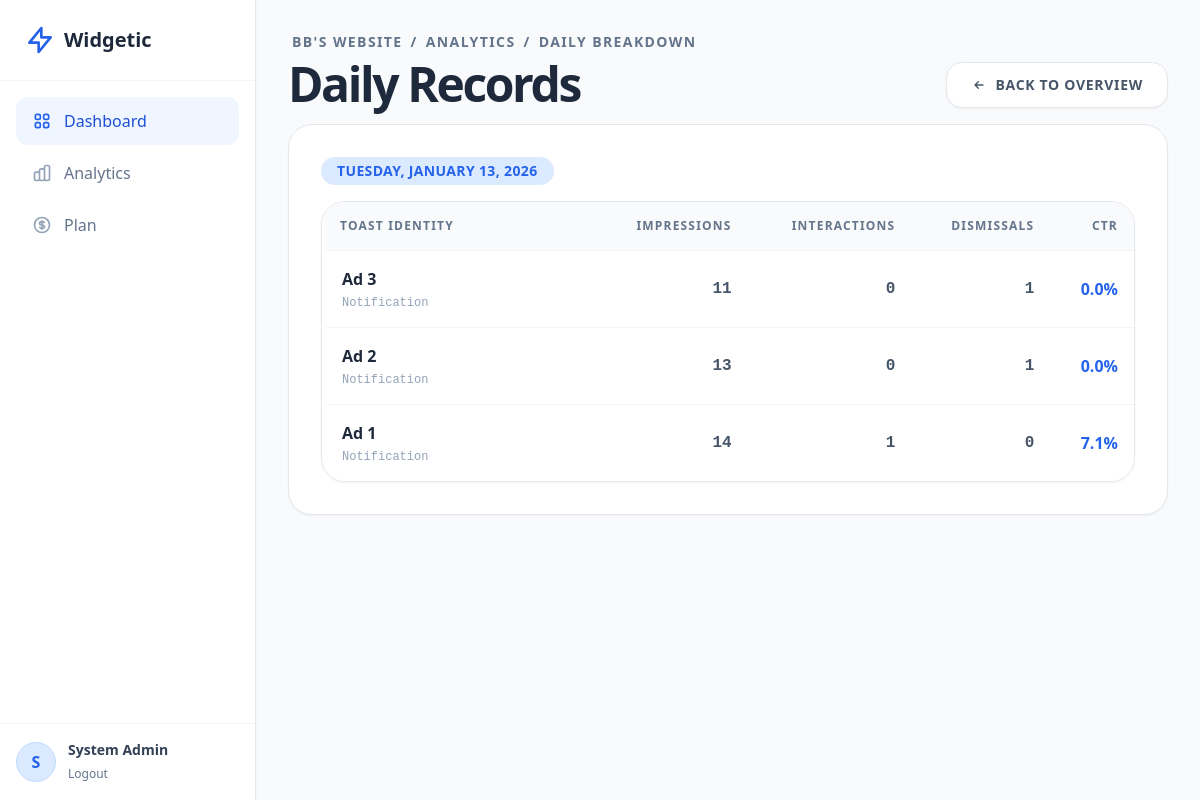
Page /website/f5e50cc9-fe0e-44d8-b92a-81133b4ff9e6/analytics/table (signed in) on the committed database.
### models.py (models this page shows)
class User(UserMixin, db.Model):
    id = db.Column(db.String(36), primary_key=True, default=lambda: str(uuid.uuid4()))
    email = db.Column(db.String(120), unique=True, nullable=False, index=True)
    password_hash = db.Column(db.String(128))
    name = db.Column(db.String(100))
    global_role = db.Column(db.Enum(GlobalRole), default=GlobalRole.USER)
    status = db.Column(db.Enum(UserStatus), default=UserStatus.ACTIVE)
    created_widgets = db.relationship('Widget', backref='creator', lazy=True, foreign_keys='Widget.created_by_id')
    created_at = db.Column(db.DateTime, default=datetime.utcnow)
    websites = db.relationship('WebsiteMember', backref='user', lazy=True)
    created_at = db.Column(db.DateTime, default=datetime.utcnow)
    updated_at = db.Column(db.DateTime, default=datetime.utcnow, onupdate=datetime.utcnow)

class Website(db.Model):
    id = db.Column(db.String(36), primary_key=True, default=lambda: str(uuid.uuid4()))
    public_key = db.Column(db.String(36), unique=True, default=lambda: str(uuid.uuid4()), index=True)
    name = db.Column(db.String(100), nullable=False)
    domain = db.Column(db.String(255)) # e.g., https://example.com
    created_at = db.Column(db.DateTime, default=datetime.utcnow)
    settings = db.Column(db.JSON, default={})
    max_widgets = db.Column(db.Integer, default=3)
    members = db.relationship('WebsiteMember', backref='website', lazy=True)
    widgets = db.relationship('Widget', backref='website', lazy=True)

class Widget(db.Model):
    id = db.Column(db.String(36), primary_key=True, default=lambda: str(uuid.uuid4()))
    public_key = db.Column(db.String(36), unique=True, default=lambda: str(uuid.uuid4()), index=True)
    website_id = db.Column(db.String(36), db.ForeignKey('website.id'), nullable=False)
    name = db.Column(db.String(100), nullable=False)
    type = db.Column(db.Enum(WidgetType), default=WidgetType.NOTIFICATION)
    status = db.Column(db.Enum(WidgetStatus), default=WidgetStatus.DRAFT)
    position = db.Column(db.Enum(WidgetPosition), default=WidgetPosition.BOTTOM_RIGHT)
    content = db.Column(db.JSON, nullable=False)
    style = db.Column(db.JSON, nullable=True)
    views = db.Column(db.Integer, default=0)
    clicks = db.Column(db.Integer, default=0)
    dismissals = db.Column(db.Integer, default=0)
    created_by_id = db.Column(db.String(36), db.ForeignKey('user.id'), nullable=False)
    created_at = db.Column(db.DateTime, default=datetime.utcnow)
    updated_at = db.Column(db.DateTime, default=datetime.utcnow, onupdate=datetime.utcnow)

### app.py (the view)
@app.route('/website/<website_id>/analytics/table')
@login_required
def website_analytics_table(website_id):
    website = Website.query.get_or_404(website_id)
    member = WebsiteMember.query.filter_by(user_id=current_user.id, website_id=website.id).first()
    if not member and current_user.global_role != GlobalRole.SUPERADMIN:
        flash("Unauthorized")
        return redirect(url_for('dashboard'))
    results = db.session.query(
        Analytics.date,
        Widget,
        func.sum(Analytics.views).label('views'),
        func.sum(Analytics.clicks).label('clicks'),
        func.sum(Analytics.dismissals).label('dismissals')
    ).join(Widget).filter(
        Widget.website_id == website.id
    ).group_by(
        Analytics.date, Widget.id
    ).order_by(
        Analytics.date.desc()
    ).all()
    grouped_data = {}
    for r in results:
        date_key = r[0]
        stat = {
            'views': r[2] or 0,
            'clicks': r[3] or 0,
            'dismissals': r[4] or 0
        }
        if date_key not in grouped_data:
            grouped_data[date_key] = []
        grouped_data[date_key].append((stat, r[1]))
    sorted_dates = sorted(grouped_data.keys(), reverse=True)
    return render_template('dashboard/analytics_table.html', website=website, grouped_data=grouped_data, sorted_dates=sorted_dates)

### app.py (called while the page is built)
@login_manager.user_loader
def load_user(user_id):
    return User.query.get(user_id)

### templates/dashboard/analytics_table.html (shortened to what this page needs)
{% extends "base.html" %}
{% block content %}
<div class="max-w-6xl mx-auto">
    <div class="mb-4 flex justify-between items-end">
        <div>
            <div class="flex items-center gap-2 text-sm text-slate-500 mb-2 font-bold uppercase tracking-widest px-1">
                <a href="{{ url_for('website_detail', website_id=website.id) }}" class="hover:text-blue-600 transition-colors">{{ website.name }}</a>
                <span>/</span>
                <a href="{{ url_for('website_analytics', website_id=website.id) }}" class="hover:text-blue-600 transition-colors">Analytics</a>
                <span>/</span>
                <span>Daily Breakdown</span>
            </div>
            <h1 class="text-5xl font-black text-slate-800 tracking-tighter">Daily Records</h1>
        </div>
        <div>
             <a href="{{ url_for('website_analytics', website_id=website.id) }}" class="bg-white border border-gray-200 text-slate-600 px-6 py-3 rounded-2xl hover:bg-gray-50 hover:text-slate-800 transition-all font-bold shadow-sm flex items-center gap-2 text-sm uppercase tracking-wider">
                <svg class="w-4 h-4" fill="none" stroke="currentColor" viewBox="0 0 24 24"><path stroke-linecap="round" stroke-linejoin="round" stroke-width="2" d="M11 17l-5-5m0 0l5-5m-5 5h12"></path></svg>
                Back to Overview
            </a>
        </div>
    </div>
    <div class="bg-white rounded-3xl border border-gray-200 shadow-sm overflow-hidden">
        {% if sorted_dates %}
        <div class="space-y-12 p-8">
            {% for date in sorted_dates %}
            <div>
                <h3 class="text-xl font-bold text-slate-800 mb-4 flex items-center gap-3">
                    <span class="bg-blue-100 text-blue-600 px-4 py-1 rounded-full text-sm uppercase tracking-wide">{{ date.strftime('%A, %B %d, %Y') }}</span>
                </h3>
                <div class="overflow-x-auto rounded-3xl border border-gray-200 shadow-sm">
                    <table class="w-full text-left border-collapse">
                        <thead>
                            <tr class="bg-gray-50 border-b border-gray-100">
                                <th class="p-4 text-xs font-bold text-slate-500 uppercase tracking-widest whitespace-nowrap w-1/3">Toast Identity</th>
                                <th class="p-4 text-xs font-bold text-slate-500 uppercase tracking-widest text-right">Impressions</th>
                                <th class="p-4 text-xs font-bold text-slate-500 uppercase tracking-widest text-right">Interactions</th>
                                <th class="p-4 text-xs font-bold text-slate-500 uppercase tracking-widest text-right">Dismissals</th>
                                <th class="p-4 text-xs font-bold text-slate-500 uppercase tracking-widest text-right">CTR</th>
                            </tr>
                        </thead>
                        <tbody class="divide-y divide-gray-100 bg-white">
                            {% for stat, widget in grouped_data[date] %}
                            <tr class="group hover:bg-blue-50/50 transition-colors">
                                <td class="p-4 border-l-4 border-transparent group-hover:border-blue-500">
                                    <div class="font-bold text-slate-800">{{ widget.name }}</div>
                                    <div class="text-xs text-slate-400 font-mono mt-1">{{ widget.type.name.replace('_', ' ')|title }}</div>
                                </td>
                                <td class="p-4 text-right font-mono text-slate-600 font-bold">{{ stat.views }}</td>
                                <td class="p-4 text-right font-mono text-slate-600 font-bold">{{ stat.clicks }}</td>
                                <td class="p-4 text-right font-mono text-slate-600 font-bold">{{ stat.dismissals }}</td>
                                <td class="p-4 text-right font-bold text-blue-600">
                                    {% if stat.views > 0 %}
                                        {{ "%.1f"|format(stat.clicks / stat.views * 100) }}%
                                    {% else %}
                                        0.0%
                                    {% endif %}
                                </td>
                            </tr>
                            {% endfor %}
                        </tbody>
                    </table>
                </div>
            </div>
            {% endfor %}
        </div>
        {% endif %}
    </div>
</div>
{% endblock %}

### templates/base.html (shortened to what this page needs)
<!DOCTYPE html>
<html lang="en">
<head>
    <script src="https://cdn.tailwindcss.com?plugins=forms,typography"></script>
</head>
<body class="bg-slate-50 text-slate-600 h-screen flex overflow-hidden">
    {% if current_user.is_authenticated %}
    <aside class="w-64 bg-white border-r border-gray-200 flex flex-col z-20 shadow-sm">
        <div class="p-6 border-b border-gray-100">
            <a href="{{ url_for('dashboard') }}" class="flex items-center gap-2 text-xl font-bold text-slate-800">
                <svg class="w-8 h-8 text-blue-600" width="32" height="32" fill="none" stroke="currentColor" viewBox="0 0 24 24">
                    <path stroke-linecap="round" stroke-linejoin="round" stroke-width="2" d="M13 10V3L4 14h7v7l9-11h-7z"></path>
                </svg>
                Widgetic
            </a>
        </div>
        <nav class="flex-grow p-4 space-y-1">
            <a href="{{ url_for('dashboard') }}" class="flex items-center gap-3 px-4 py-3 text-blue-700 bg-blue-50 rounded-xl hover:bg-blue-100 transition-all duration-200 group font-medium">
                <span>Dashboard</span>
            </a>
            {% if website and website.id %}
            <a href="{{ url_for('website_analytics', website_id=website.id) }}" class="flex items-center gap-3 px-4 py-3 text-slate-500 hover:text-blue-700 hover:bg-blue-50 rounded-xl transition-all duration-200 group font-medium">
                <span>Analytics</span>
            </a>
            <a href="{{ url_for('website_pricing', website_id=website.id) }}" class="flex items-center gap-3 px-4 py-3 text-slate-500 hover:text-blue-700 hover:bg-blue-50 rounded-xl transition-all duration-200 group font-medium">
                <span>Plan</span>
            </a>
            {% endif %}
        </nav>
        <div class="p-4 border-t border-gray-100">
            <div class="flex items-center gap-3">
                <div class="w-10 h-10 rounded-full bg-blue-100 flex items-center justify-center text-blue-600 font-bold border border-blue-200">
                    {{ current_user.name[0].upper() }}
                </div>
                <div class="overflow-hidden">
                    <p class="text-sm font-bold text-slate-700 truncate">{{ current_user.name }}</p>
                    <a href="{{ url_for('logout') }}" class="text-xs text-slate-500 hover:text-blue-600 transition-colors">Logout</a>
                </div>
            </div>
        </div>
    </aside>
    {% endif %}
    <main class="flex-1 flex flex-col overflow-hidden relative {% if not current_user.is_authenticated %} w-full {% endif %}">
        <div class="flex-1 overflow-auto bg-slate-50 p-6 md:p-8">
            {% block content %}{% endblock %}
        </div>
    </main>
</body>
</html>

### rows in the picture
User: name "S", name "System Admin"
Website: name "BB'S WEBSITE"
Widget: name "Ad 3", type.name.replace "Notification", views "11", clicks "0", dismissals "1", clicks "0.0"
Widget: name "Ad 2", type.name.replace "Notification", views "13", clicks "0", dismissals "1", clicks "0.0"
Widget: name "Ad 1", type.name.replace "Notification", views "14", clicks "1", dismissals "0", clicks "7.1"

### other values in the picture
{{ date.strftime('%A, %B %d, %Y') }} "TUESDAY, JANUARY 13, 2026"
